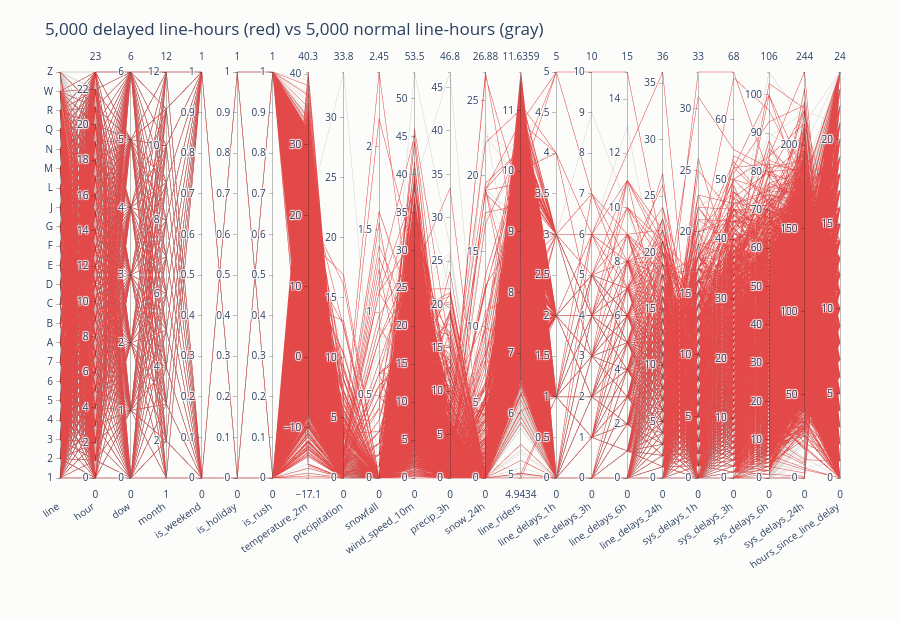

The notebook cell saved with this chart:
### Markdown cell above
## 1. Parallel coordinates

`N_POINTS` delays are drawn at random (`None` = every delay; ~150k lines is slow in a browser).
`COMPARE = True` adds the same number of **non-delay** hours in gray, so you can see where delays differ from normal hours.

The full chart is also saved to `reports/figures/delays_parallel.html`, which opens in any browser.

### Code cell
N_POINTS = 5_000
COMPARE = True
COLOR_BY = "hour"      # any column, e.g. "line_code", "line_delays_24h", "precipitation"

sample = delays if N_POINTS is None else delays.sample(min(N_POINTS, len(delays)), random_state=0)
if COMPARE:
    sample = pd.concat([quiet.sample(len(sample), random_state=0), sample])

axes = ["line_code"] + [f for f in FEATURES if f not in ("line", "horizon")]
dims = []
for f in axes:
    d = dict(label=f, values=sample[f])
    if f == "line_code":
        d.update(label="line", tickvals=list(range(len(config.LINES))), ticktext=config.LINES)
    dims.append(d)

if COMPARE:
    color = dict(color=sample["label"], colorscale=[[0, "#d9d7d2"], [1, SERIES[7]]], showscale=False)
    title = f"{N_POINTS:,} delayed line-hours (red) vs {N_POINTS:,} normal line-hours (gray)"
else:
    color = dict(color=sample[COLOR_BY], colorscale="Viridis", showscale=True,
                 colorbar=dict(title=COLOR_BY))
    title = f"{len(sample):,} delayed line-hours, colored by {COLOR_BY}"

fig = go.Figure(go.Parcoords(line=color, dimensions=dims, labelangle=-35, labelside="bottom"))
fig.update_layout(title=title, height=620, margin=dict(l=60, r=60, t=70, b=140),
                  paper_bgcolor="#fcfcfb", plot_bgcolor="#fcfcfb")
FIGURES_DIR.mkdir(parents=True, exist_ok=True)
fig.write_html(FIGURES_DIR / "delays_parallel.html", include_plotlyjs="cdn")
fig.show()

### Figure 1 — Plotly figure (JSON) as saved in the notebook; plotly's stock layout.template omitted (floating-point values rounded to 4 significant figures; data arrays with more than 128 entries replaced by an {"elided": "..."} marker saying what was removed)
{"data": [{"dimensions": [{"label": "line", "ticktext": ["1", "2", "3", "4", "5", "6", "7", "A", "B", "C", "D", "E", "F", "G", "J", "L", "M", "N", "Q", "R", "W", "Z"], "tickvals": [0, 1, 2, 3, 4, 5, 6, 7, 8, 9, 10, 11, 12, 13, 14, 15, 16, 17, 18, 19, 20, 21], "values": {"elided": "10000 int values"}}, {"label": "hour", "values": {"elided": "10000 int values"}}, {"label": "dow", "values": {"elided": "10000 int values"}}, {"label": "month", "values": {"elided": "10000 int values"}}, {"label": "is_weekend", "values": {"elided": "10000 int values"}}, {"label": "is_holiday", "values": {"elided": "10000 int values"}}, {"label": "is_rush", "values": {"elided": "10000 int values"}}, {"label": "temperature_2m", "values": {"elided": "10000 float values"}}, {"label": "precipitation", "values": {"elided": "10000 float values"}}, {"label": "snowfall", "values": {"elided": "10000 float values"}}, {"label": "wind_speed_10m", "values": {"elided": "10000 float values"}}, {"label": "precip_3h", "values": {"elided": "10000 float values"}}, {"label": "snow_24h", "values": {"elided": "10000 float values"}}, {"label": "line_riders", "values": {"elided": "10000 float values"}}, {"label": "line_delays_1h", "values": {"elided": "10000 float values"}}, {"label": "line_delays_3h", "values": {"elided": "10000 float values"}}, {"label": "line_delays_6h", "values": {"elided": "10000 float values"}}, {"label": "line_delays_24h", "values": {"elided": "10000 float values"}}, {"label": "sys_delays_1h", "values": {"elided": "10000 float values"}}, {"label": "sys_delays_3h", "values": {"elided": "10000 float values"}}, {"label": "sys_delays_6h", "values": {"elided": "10000 float values"}}, {"label": "sys_delays_24h", "values": {"elided": "10000 float values"}}, {"label": "hours_since_line_delay", "values": {"elided": "10000 int values"}}], "labelangle": -35, "labelside": "bottom", "line": {"color": {"elided": "10000 int values"}, "colorscale": [[0, "#d9d7d2"], [1, "#e34948"]], "showscale": false}, "type": "parcoords"}], "layout": {"height": 620, "margin": {"b": 140, "l": 60, "r": 60, "t": 70}, "paper_bgcolor": "#fcfcfb", "plot_bgcolor": "#fcfcfb", "title": {"text": "5,000 delayed line-hours (red) vs 5,000 normal line-hours (gray)"}}}
